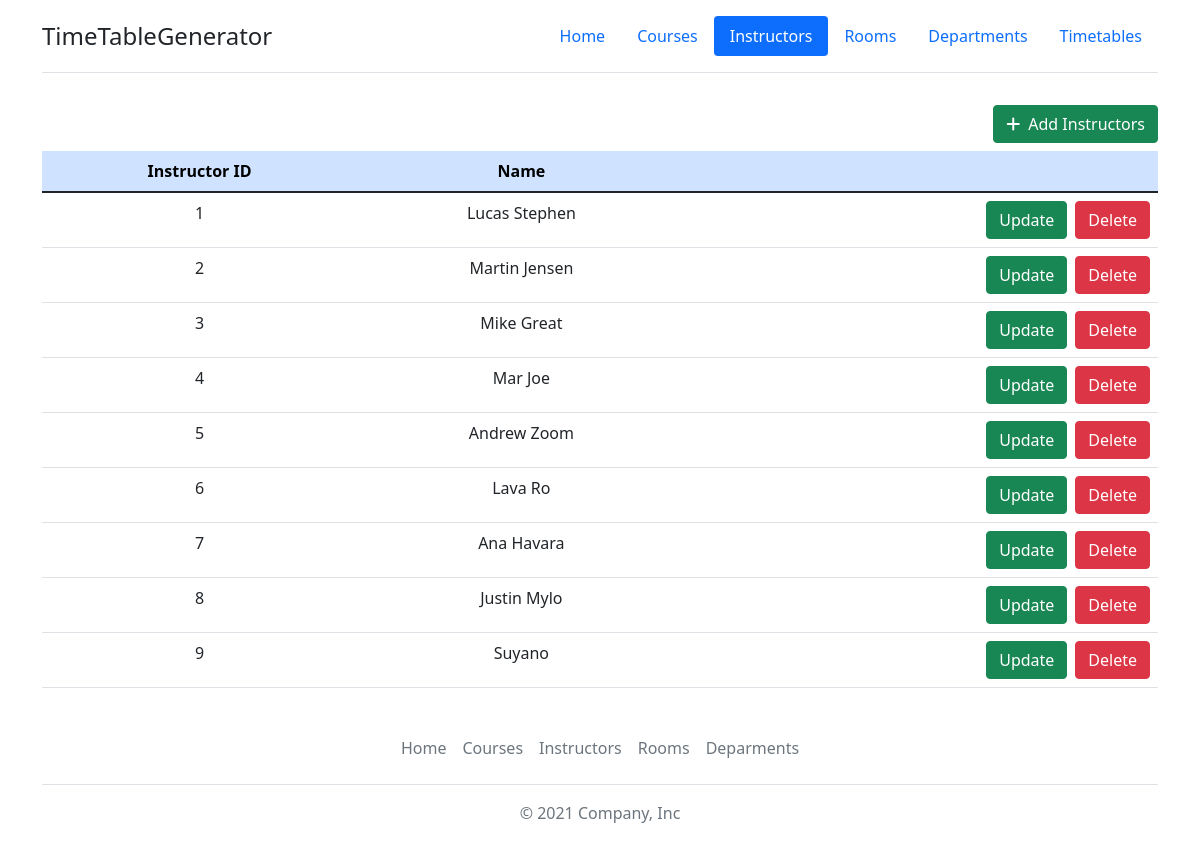
Screenshot of /timetable/list-instructors/ with the database file from the repository.
### Timetable/models.py (models this page shows, shortened)
class Instructor(models.Model):
    inst_id = models.AutoField(primary_key=True)
    name = models.CharField(max_length=50)

### Timetable/views.py (the view)
# urls.py: path('list-instructors/', views.listInstructors, name='instructors'),
def listInstructors(request):
    instructors = Instructor.objects.all()
    context = {'instructors': instructors}
    return render(request, 'instructors.html', context)

### Timetable/templates/instructors.html (shortened to what this page needs)
{% extends 'base.html' %}
{% load static %}
{% block navbar %}
<header class="d-flex flex-wrap justify-content-center py-3 mb-4 border-bottom">
    <a href="{% url 'home' %}" class="d-flex align-items-center mb-3 mb-md-0 me-md-auto text-dark text-decoration-none">
        <span class="fs-4">TimeTableGenerator</span>
    </a>
    <ul class="nav nav-pills">
        <li class="nav-item"><a href="{% url 'home' %}" class="nav-link">Home</a></li>
        <li class="nav-item"><a href="{% url 'courses' %}" class="nav-link">Courses</a></li>
        <li class="nav-item"><a href="{% url 'instructors' %}" class="nav-link active" aria-current="page">Instructors</a></li>
        <li class="nav-item"><a href="{% url 'rooms' %}" class="nav-link">Rooms</a></li>
        <li class="nav-item"><a href="{% url 'departments' %}" class="nav-link">Departments</a></li>
        <li calss="nav-item"><a href="{% url 'timetables' %}" class="nav-link">Timetables</a></li>
    </ul>
</header>
{% endblock %}
{% block content %}
<div class="container" style="min-height: 70vh;">
    <div class="table-responsive-lg">
        <a href="{% url 'addInstructor' %}" class="btn btn-success float-end my-2"><i class="fas fa-plus me-2"></i>Add Instructors</a>
        <table class="table table-hover">
            <thead>
                <tr class="table-primary">
                    <th class="text-center">Instructor ID</th>
                    <th class="text-center">Name</th>
                    <th> </th>
                </tr>
            </thead>
            <tbody>
                {% for instr in instructors %}
                    <tr>
                        <td class="text-center">{{ instr.inst_id }}</td>
                        <td class="text-center">{{ instr.name }}</td>
                        <td>
                            <div class="d-flex justify-content-end">
                                <a class="btn btn-success me-2" href="{% url 'updateInstructor' instr.inst_id %}">Update</a>
                                <form action="{% url 'deleteInstructor' instr.inst_id %}" method="POST">
                                    <button class="btn btn-danger" type="submit">Delete</button>
                                </form>
                            </div>
                        </td>
                    </tr>
                {% endfor %}
            </tbody>
        </table>
    </div>
</div>
{% endblock %}

### Timetable/static/css/style.css (style rules this page uses)
a { cursor: pointer; }

### rows the page displays
Instructor: inst_id "1", name "Lucas Stephen"
Instructor: inst_id "2", name "Martin Jensen"
Instructor: inst_id "3", name "Mike Great"
Instructor: inst_id "4", name "Mar Joe"
Instructor: inst_id "5", name "Andrew Zoom"
Instructor: inst_id "6", name "Lava Ro"
Instructor: inst_id "7", name "Ana Havara"
Instructor: inst_id "8", name "Justin Mylo"
Instructor: inst_id "9", name "Suyano"
